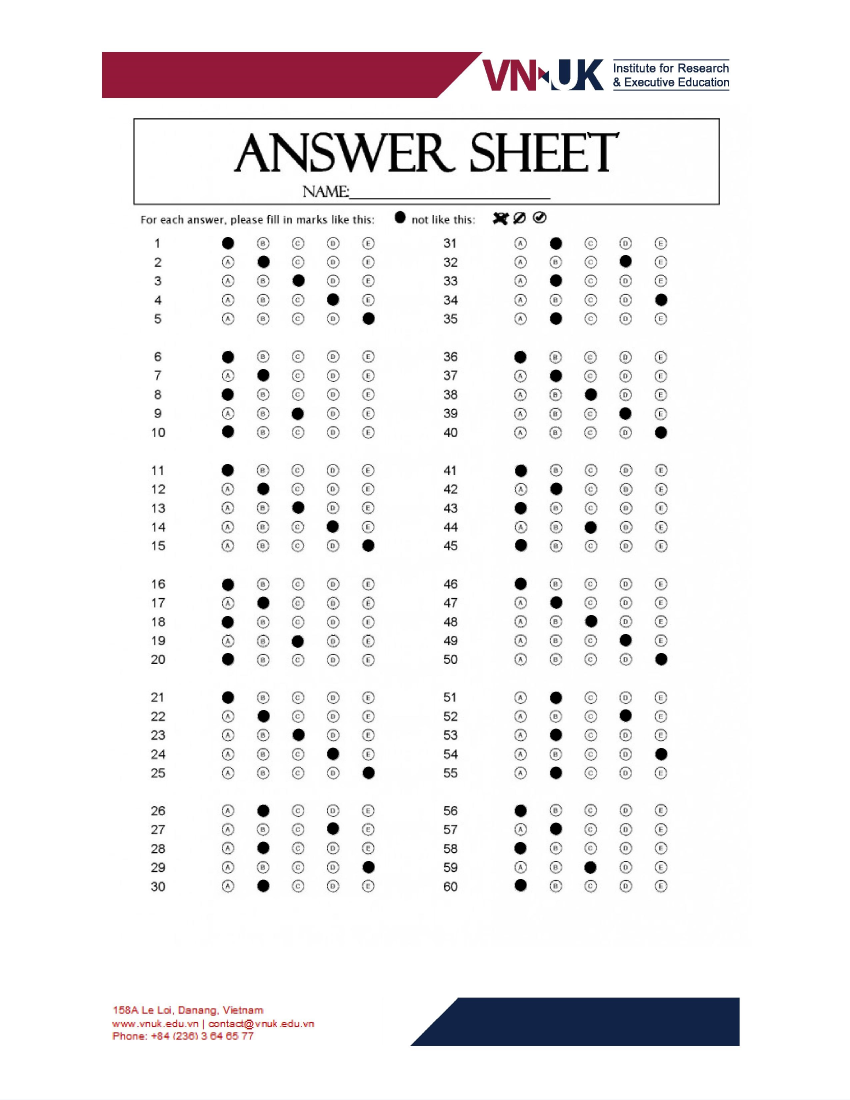
#> input picture data/2000111_NguyenVanAn_3B.jpg, 2550 x 3300 px (shown at 1/3 size); its folder holds only this picture in this run
$ jupyter execute --allow-errors question6.ipynb
#> lines starting #> are read from the running program, lines starting #| are printed output that depends on the picture; after the words box and inside, x2 and y2 are one past the last pixel; in counts of white or black regions, pixels touching at a corner belong together
#> further down, sheet is the input picture: shape (3300, 2550, 3); mean R, G, B 241.3, 239.2, 240.4
### Work with answer folder: read file, save all correct answers of each code into a dictionary {code: [key]}

[cell 1]
import os
import cv2
from skimage.io import imread, imshow
import numpy as np
import pandas as pd

[cell 2]
fn_asm = os.listdir('./data')
#> (the rest of this cell did not finish here and is left out)

[cell 3]
def get_5choices(box5, all_answers):
    box5 = cv2.cvtColor(box5, cv2.COLOR_BGR2GRAY)

    _, thresh = cv2.threshold(box5, 0, 255, cv2.THRESH_BINARY_INV)
    cnts, hierarychy = cv2.findContours(thresh, cv2.RETR_TREE, cv2.CHAIN_APPROX_SIMPLE)

    choices = []

    for cnt in cnts:
        area = cv2.contourArea(cnt)
        if area > 100:
            center = np.round(np.mean(cnt, axis=0)[0]).astype(int)
            choices.append(center)

    choices.sort(key=lambda x:x[1])

    for choice in choices:
        x = choice[0]
        if 200 < x < 300:
            all_answers.append('A')
        elif 300 < x < 400:
            all_answers.append('B')
        elif 400 < x < 500:
            all_answers.append('C')
        elif 500 < x < 600:
            all_answers.append('D')
        elif 600 < x < 700:
            all_answers.append('E')

[cell 4]
def get_full_choices(image):
    crop = image[690:2800, 430:2100]
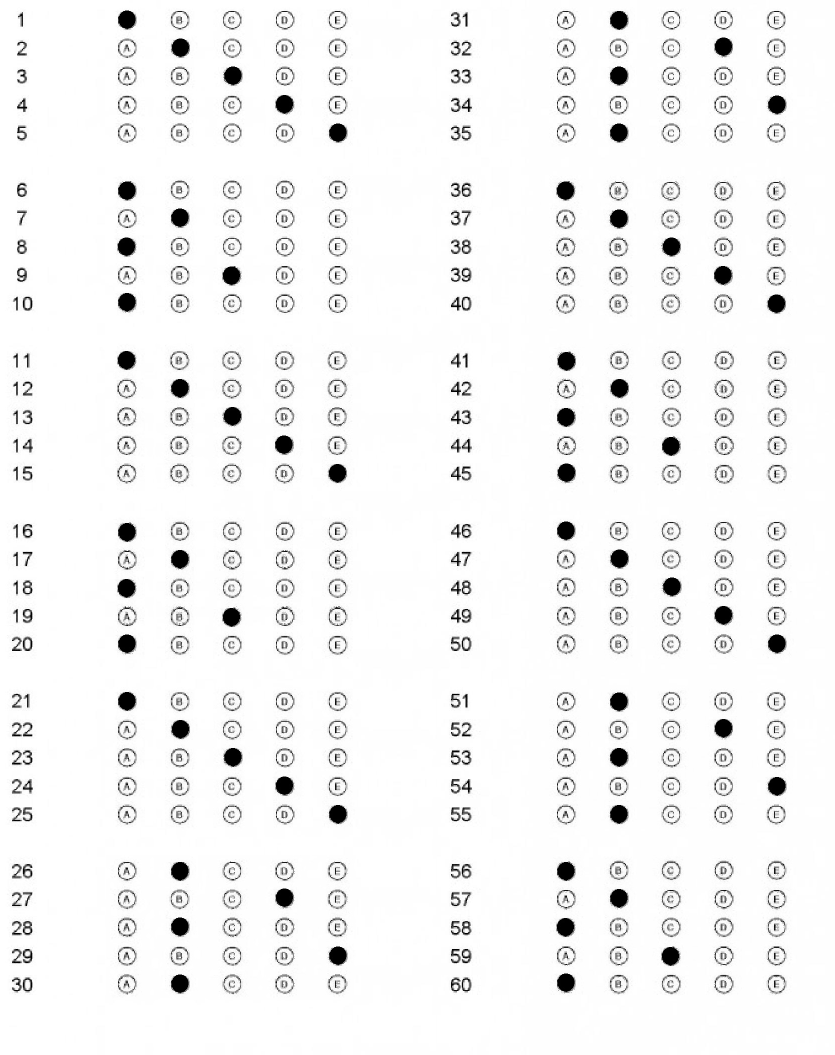
#> crop: shape (2110, 1670, 3) (shown at 1/2 size); min 0, max 255, mean 242.9
    height = 300
    width = 740
    step_ver = 40
    step_hor = 140

    start_hor = 0
    index = 0
    all_answers = []

    for col in range(2):
        start_ver = 0
        for row in range(6):
            index += 1
            get_5choices(crop[start_ver:start_ver + height, start_hor:start_hor + width], all_answers)
            start_ver = start_ver + height + step_ver
        start_hor = start_hor + width + step_hor
#> this loop made 2 passes
#> pass 1, in get_5choices, `box5 = cv2.cvtColor(box5, cv2.COLOR_BGR2GRAY)`:
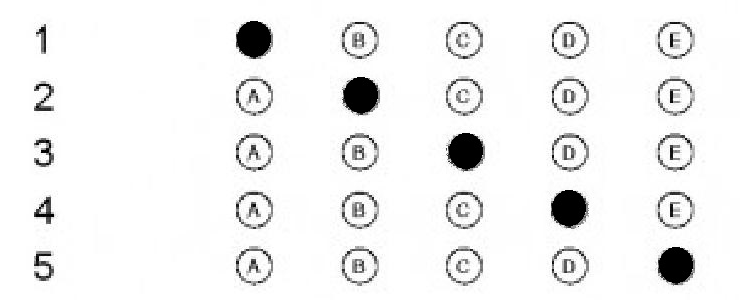
#> box5: shape (300, 740); min 0, max 255, mean 240.8
#> pass 1, in get_5choices, `_, thresh = cv2.threshold(box5, 0, 255, cv2.THRESH_BINARY_INV)`:
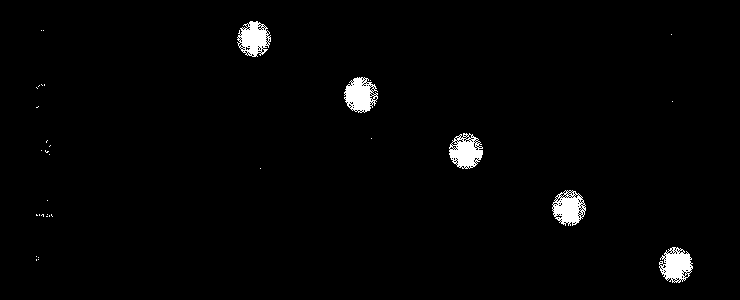
#> thresh: shape (300, 740); 1.8% white; 34 white regions (29 under 20 px), largest, box (x1, y1, x2, y2) and area: (344, 77, 378, 113) 796, (449, 133, 483, 169) 778, (659, 247, 693, 283) 774, (237, 21, 271, 57) 767, (552, 190, 586, 226) 757
#> pass 1, in get_5choices (call 2), `box5 = cv2.cvtColor(box5, cv2.COLOR_BGR2GRAY)`:
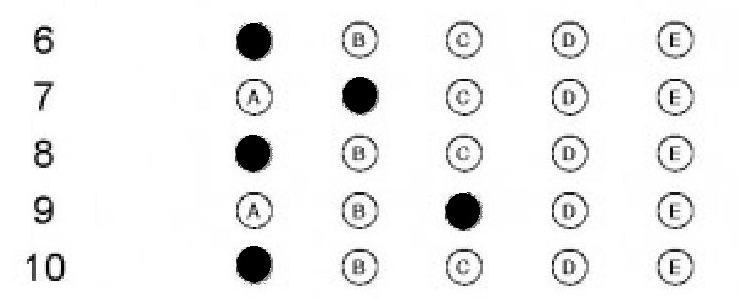
#> box5: shape (300, 740); min 0, max 255, mean 240.3
#> pass 1, in get_5choices (call 2), `_, thresh = cv2.threshold(box5, 0, 255, cv2.THRESH_BINARY_INV)`:
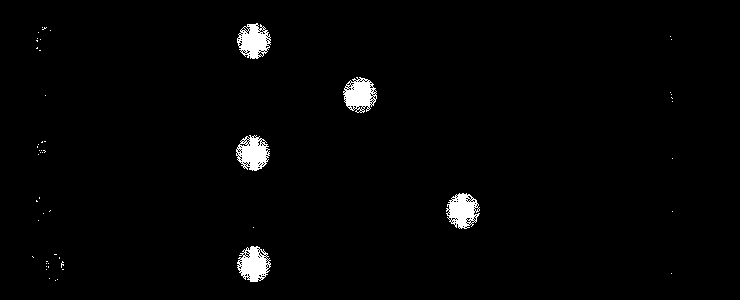
#> thresh: shape (300, 740); 1.8% white; 54 white regions (49 under 20 px), largest, box (x1, y1, x2, y2) and area: (237, 246, 271, 282) 784, (237, 23, 271, 59) 782, (236, 135, 270, 171) 778, (446, 193, 480, 229) 777, (343, 77, 377, 113) 771
#> after the loop, index = 12; start_hor = 1760
#> `full_choices = get_full_choices(sheet)`: full_choices = 60 items, first 6: 'A', 'B', 'C', 'D', 'E', 'A'
#> `df_add = pd.DataFrame([add_list], columns=col_list)`: df_add = table of 1 rows and 62 columns

    return all_answers

#> (a cell that did not finish here is left out)

### Loop through all students' sheets, save to dictionary of dataframes with key = code
#### {code: df_of_code}
#### df_of_code: columns = [student id, fullname, answers from 1 - 60]

[cell 6]
dfs_dict = {}

col_list = ['ID', 'Fullname']
ques_list = [str(x) for x in range(1, 61)]
col_list.extend(ques_list)

ques_correct= {}

#> (a cell that did not finish here is left out)

### Add 2 rows at the end of df
#### Row "key": keys for all questions
#### Row "correct": percentage of correct answers in the question

#> (a cell that did not finish here is left out)

[cell 9]
for code in ques_correct:
    ques_correct[code].sort(key=lambda x:x[1])
    print(f'[CODE {code}] 3 most-difficult questions with percentage of correct answers: ', ques_correct[code][0:3])

[cell 10]
for code in dfs_dict:
    dfs_dict[code].to_csv(f'Stats_question6_Code{code}.csv')
